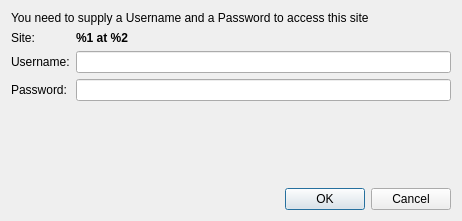
<?xml version="1.0" encoding="UTF-8"?>
<ui version="4.0">
 <class>Dialog</class>
 <widget class="QDialog" name="Dialog">
  <property name="geometry">
   <rect>
    <x>0</x>
    <y>0</y>
    <width>462</width>
    <height>221</height>
   </rect>
  </property>
  <property name="windowTitle">
   <string>Http authentication required</string>
  </property>
  <layout class="QGridLayout">
   <item row="0" column="0" colspan="2">
    <widget class="QLabel" name="label">
     <property name="text">
      <string>You need to supply a Username and a Password to access this site</string>
     </property>
     <property name="wordWrap">
      <bool>false</bool>
     </property>
    </widget>
   </item>
   <item row="2" column="0">
    <widget class="QLabel" name="label_2">
     <property name="text">
      <string>Username:</string>
     </property>
    </widget>
   </item>
   <item row="2" column="1">
    <widget class="QLineEdit" name="userEdit"/>
   </item>
   <item row="3" column="0">
    <widget class="QLabel" name="label_3">
     <property name="text">
      <string>Password:</string>
     </property>
    </widget>
   </item>
   <item row="3" column="1">
    <widget class="QLineEdit" name="passwordEdit">
     <property name="echoMode">
      <enum>QLineEdit::Password</enum>
     </property>
    </widget>
   </item>
   <item row="5" column="0" colspan="2">
    <widget class="QDialogButtonBox" name="buttonBox">
     <property name="orientation">
      <enum>Qt::Horizontal</enum>
     </property>
     <property name="standardButtons">
      <set>QDialogButtonBox::Cancel|QDialogButtonBox::Ok</set>
     </property>
    </widget>
   </item>
   <item row="1" column="0">
    <widget class="QLabel" name="label_4">
     <property name="text">
      <string>Site:</string>
     </property>
    </widget>
   </item>
   <item row="1" column="1">
    <widget class="QLabel" name="siteDescription">
     <property name="font">
      <font>
       <weight>75</weight>
       <bold>true</bold>
      </font>
     </property>
     <property name="text">
      <string>%1 at %2</string>
     </property>
     <property name="wordWrap">
      <bool>true</bool>
     </property>
    </widget>
   </item>
   <item row="4" column="0">
    <spacer>
     <property name="orientation">
      <enum>Qt::Vertical</enum>
     </property>
     <property name="sizeHint" stdset="0">
      <size>
       <width>20</width>
       <height>40</height>
      </size>
     </property>
    </spacer>
   </item>
  </layout>
 </widget>
 <resources/>
 <connections>
  <connection>
   <sender>buttonBox</sender>
   <signal>accepted()</signal>
   <receiver>Dialog</receiver>
   <slot>accept()</slot>
   <hints>
    <hint type="sourcelabel">
     <x>248</x>
     <y>254</y>
    </hint>
    <hint type="destinationlabel">
     <x>157</x>
     <y>274</y>
    </hint>
   </hints>
  </connection>
  <connection>
   <sender>buttonBox</sender>
   <signal>rejected()</signal>
   <receiver>Dialog</receiver>
   <slot>reject()</slot>
   <hints>
    <hint type="sourcelabel">
     <x>316</x>
     <y>260</y>
    </hint>
    <hint type="destinationlabel">
     <x>286</x>
     <y>274</y>
    </hint>
   </hints>
  </connection>
 </connections>
</ui>
